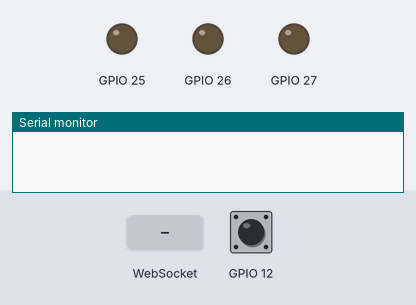
Recording of a program running on a simulated ESP32. On the bench: output pins drawn as LEDs (lit = HIGH), the last lines printed to the serial monitor. The test bench sets the inputs (shaded band); at power-on: GPIO 12 HIGH.

Above: at 1.2 s.
1.3 s: GPIO 12 pulled LOW for 0.15 s
At 1.7 s:
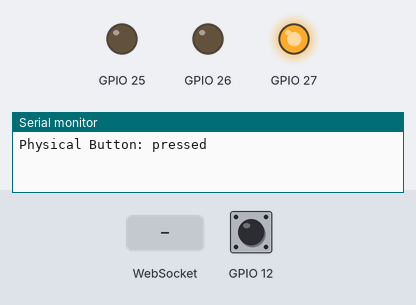
At 2.2 s:
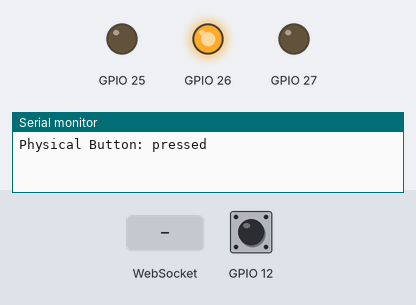
4.3 s: WebSocket text "START" received
At 4.7 s:
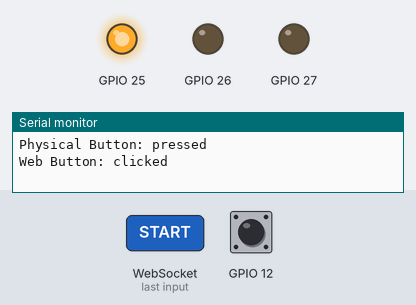
Timing chart, 0 to 7.3 s (numbered marks = the images above; inputs shaded):
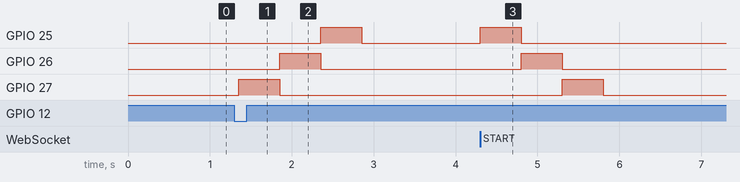

The program:

main.cpp
```cpp
#include <WiFi.h>
#include <WiFiClientSecure.h>
#include <Arduino.h>
#include "web_interface.h"
#include "CButton.h"
#include "CLedController.h"

#define LED_1 25
#define LED_2 26
#define LED_3 27
#define BUTTON 12

void start_led_animation(void);

CButton button(BUTTON, start_led_animation);
CLedController led_controller(LED_1, LED_2, LED_3);

void setup() {
  Serial.begin(115200);
  button.Init();
  led_controller.Init();
  initWiFi();
}

void loop() {
  updateWebInterface();
  button.Run();
  led_controller.HandleLeds();
}

void start_led_animation(void){
  led_controller.StartAnimation();
}
```

CButton.cpp
```cpp
#include "CButton.h"
#include <Arduino.h>

#define DEBOUNCE_DURATION_MS 50

CButton:: CButton(int gpio_pin, ButtonCallback_t cb)
: m_gpio_pin(gpio_pin),
  m_prev_state(HIGH),
  m_press_time(0),
  m_callback(cb)
{

}

void CButton:: Init()
{
    pinMode(m_gpio_pin, INPUT_PULLUP);
}

void CButton:: Run()
{
    bool cur_button_state = digitalRead(m_gpio_pin);
    if (!m_press_time && m_prev_state == HIGH && cur_button_state == LOW){
        m_press_time = millis();
        Serial.println("Physical Button: pressed");
    }
    if(m_press_time && ((millis() - m_press_time) >= DEBOUNCE_DURATION_MS)){
        m_press_time = 0;
        if (m_callback != nullptr) {
            m_callback();
        }

    }
    m_prev_state = cur_button_state;
}
```

CButton.h
```cpp
#pragma once

using ButtonCallback_t = void(*)();

class CButton
{
public:
    CButton(int gpio_pin, ButtonCallback_t cb = nullptr);
    void Init();
    void Run();

private:
    int m_gpio_pin;
    bool m_prev_state;
    unsigned long m_press_time;
    ButtonCallback_t m_callback;
};
```

CLedController.cpp
```cpp
#include "Arduino.h"
#include "CLedController.h"

#define LED_ON_DURATION_MS 500

CLedController:: CLedController(uint8_t pin_1, uint8_t pin_2, uint8_t pin_3):
m_led_pins ({pin_1, pin_2, pin_3})
{

}

void CLedController:: Init()
{
    for(int i = 0; i < LED_COUNT; i++){
        pinMode(m_led_pins[i], OUTPUT);
    }
}

void CLedController:: StartAnimation()
{
    if (!m_busy){
        switch (m_cur_animation){
            case animation:: L1_L2_L3:
                m_cur_animation = animation:: L3_L2_L1;
                 HandleAnimation_L3_L2_L1(true);
                break;
            case animation:: L3_L2_L1:
                m_cur_animation = animation:: L1_L2_L3;
                 HandleAnimation_L1_L2_L3(true);
                break;
        }
        m_busy = true;
    }
}

void CLedController:: HandleLeds()
{
    if (m_busy){
        switch (m_cur_animation){
            case animation:: L1_L2_L3:
                HandleAnimation_L1_L2_L3(false);
                break;
            case animation:: L3_L2_L1:
                HandleAnimation_L3_L2_L1(false);
                break;
        }
    }
}

void CLedController:: HandleAnimation_L1_L2_L3(bool start)
{
    if(start){
        m_cur_led_idx = 0;
        digitalWrite(m_led_pins[m_cur_led_idx], HIGH);
        m_led_on_time_ms = millis();
    }else{
        if (millis() - m_led_on_time_ms >= LED_ON_DURATION_MS) {
            digitalWrite(m_led_pins[m_cur_led_idx], LOW);
            if(m_cur_led_idx == LED_COUNT - 1){
                m_busy = false;
                return;
            }else{
                m_cur_led_idx++;
                digitalWrite(m_led_pins[m_cur_led_idx], HIGH);
                m_led_on_time_ms = millis();
            }
        }
    }
}

void CLedController:: HandleAnimation_L3_L2_L1(bool start)
{
    if(start){
        m_cur_led_idx = LED_COUNT - 1;
        digitalWrite(m_led_pins[ m_cur_led_idx], HIGH);
        m_led_on_time_ms = millis();
    }else{
        if (millis() - m_led_on_time_ms >= LED_ON_DURATION_MS) {
            digitalWrite(m_led_pins[m_cur_led_idx], LOW);
            if(m_cur_led_idx == 0){
                m_busy = false;
                return;
            }else{
                m_cur_led_idx--;
                digitalWrite(m_led_pins[m_cur_led_idx], HIGH);
                m_led_on_time_ms = millis();
            }
        }
    }
}
```

CLedController.h
```cpp
#pragma once
#include <stdint.h>

#define LED_COUNT 3

class CLedController
{
public:
    enum class animation
    {
        L1_L2_L3,
        L3_L2_L1
    };
    CLedController(uint8_t pin_1, uint8_t pin_2, uint8_t pin_3);
    void Init();
    void StartAnimation();
    void HandleLeds();

private:
    void HandleAnimation_L1_L2_L3(bool start);
    void HandleAnimation_L3_L2_L1(bool start);

    uint8_t m_led_pins[LED_COUNT];
    bool m_busy{false};
    animation m_cur_animation{CLedController::animation::L1_L2_L3};
    uint8_t m_cur_led_idx{0};
    unsigned long m_led_on_time_ms{0};
};
```

web_interface.cpp
```cpp
#include "web_interface.h"
#include <WiFi.h>
#include <WiFiClientSecure.h>
#include <WebSocketsServer.h>
#include <WebServer.h>

extern void start_led_animation(void);

WebServer server(80);
WebSocketsServer webSocket(81); //= WebSocketsServer(81);

void onWebSocketEvent(uint8_t num, WStype_t type, uint8_t * payload, size_t length) {
  if (type == WStype_TEXT) {
    if (String((char*)payload) == "START") {
      Serial.println("Web Button: clicked");
      start_led_animation();
    }
  }
}

void initWiFi() {
    WiFi.softAP(AP_SSID, AP_PASS);
    server.on("/", handleRoot);
    server.begin();
    webSocket.begin();
    webSocket.onEvent(onWebSocketEvent);
}

void handleRoot() {
  String html = R"rawliteral(
    <!DOCTYPE html>
    <html>
      <head>
        <meta charset="UTF-8"> <meta name="viewport" content="width=device-width, initial-scale=1">
        <style>
          body { font-family: sans-serif; background: #1a1a2e; color: white; display: flex; flex-direction: column; align-items: center; justify-content: center; height: 100vh; margin: 0; }
          .card { background: rgba(255, 255, 255, 0.05); padding: 30px; border-radius: 24px; text-align: center; backdrop-filter: blur(10px); border: 1px solid rgba(255,255,255,0.1); }
          .btn { background: linear-gradient(135deg, #00d2ff, #3a7bd5); border: none; color: white; padding: 15px 40px; font-size: 1.2rem; border-radius: 50px; cursor: pointer; transition: 0.3s; }
          .btn:disabled { background: #444; color: #888; cursor: not-allowed; }
        </style>
      </head>
      <body>
        <div class="card">
          <h1>ESP32 Leds Control</h1>
          <button id="mainBtn" class="btn" onclick="sendStart()">Запустити вогні</button>
        </div>
        <script>
          var gateway = `ws://${window.location.hostname}:81/`;
          var websocket = new WebSocket(gateway);
          function sendStart() {
            websocket.send('START');
            var btn = document.getElementById('mainBtn');
            btn.disabled = true;
            btn.innerText = 'Виконується...';
            setTimeout(() => {
              btn.disabled = false;
              btn.innerText = 'Запустити вогні';
            }, 1700);
          }
        </script>
      </body>
    </html>
  )rawliteral";
  server.send(200, "text/html", html);
}

void updateWebInterface() {
    server.handleClient();
    webSocket.loop();
}
```

web_interface.h
```cpp
#ifndef WEB_INTERFACE_H
#define WEB_INTERFACE_H

#define AP_SSID "esp_wifi"
#define AP_PASS "123456789"
//http://192.168.4.1/

void initWiFi();
void updateWebInterface();
void handleRoot();

#endif
```

Measured:
- after the input at 1.3 s, GPIO 25: LOW → HIGH after 1.1 s, → LOW 0.50 s later; GPIO 26: LOW → HIGH after 0.55 s, → LOW 0.50 s later; GPIO 27: LOW → HIGH after 0.05 s, → LOW 0.50 s later
- after the input at 4.3 s, GPIO 25: LOW → HIGH at once, → LOW 0.50 s later; GPIO 26: LOW → HIGH after 0.50 s, → LOW 0.50 s later; GPIO 27: LOW → HIGH after 1.0 s, → LOW 0.50 s later
